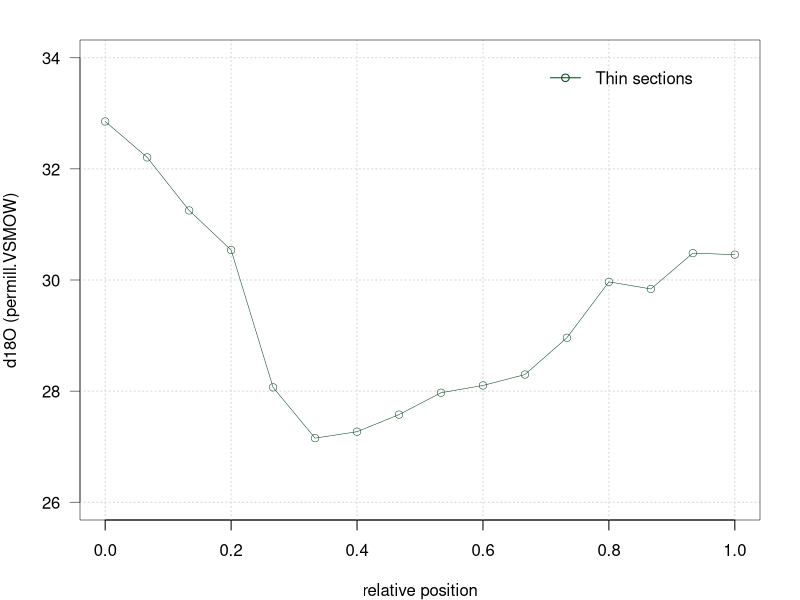
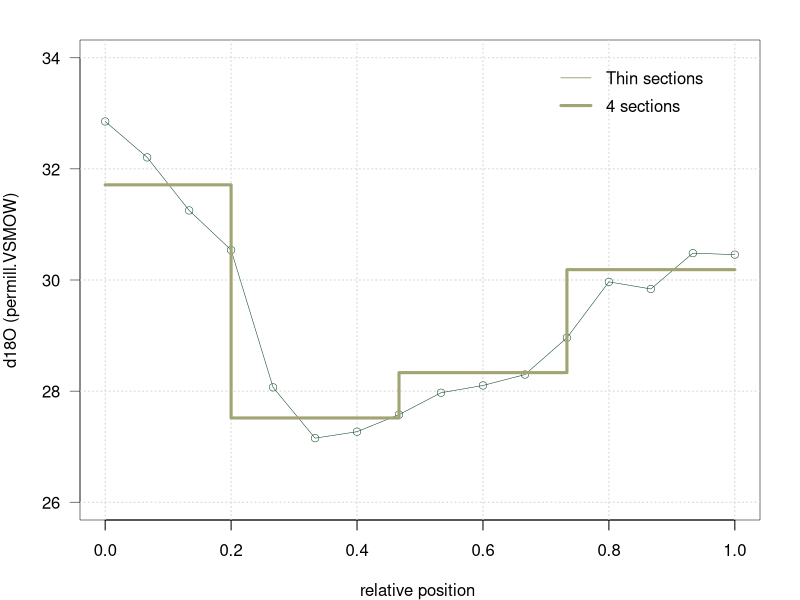
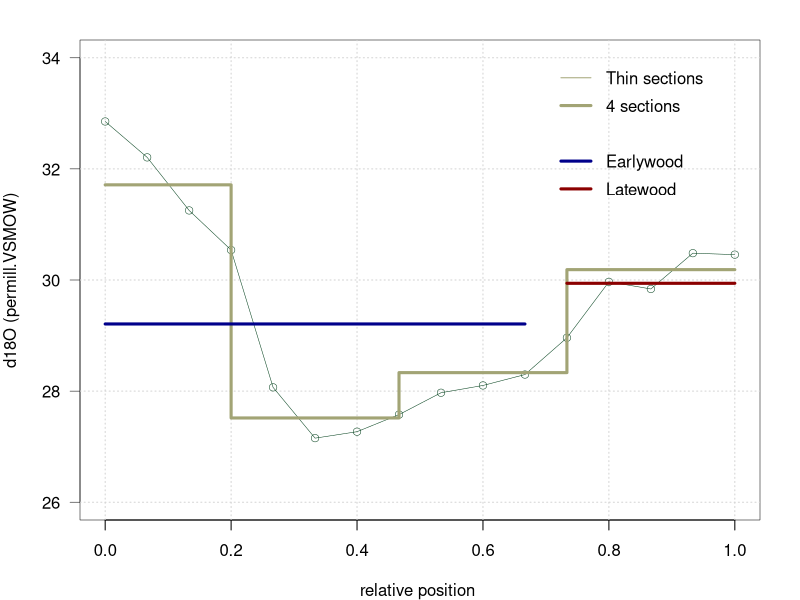
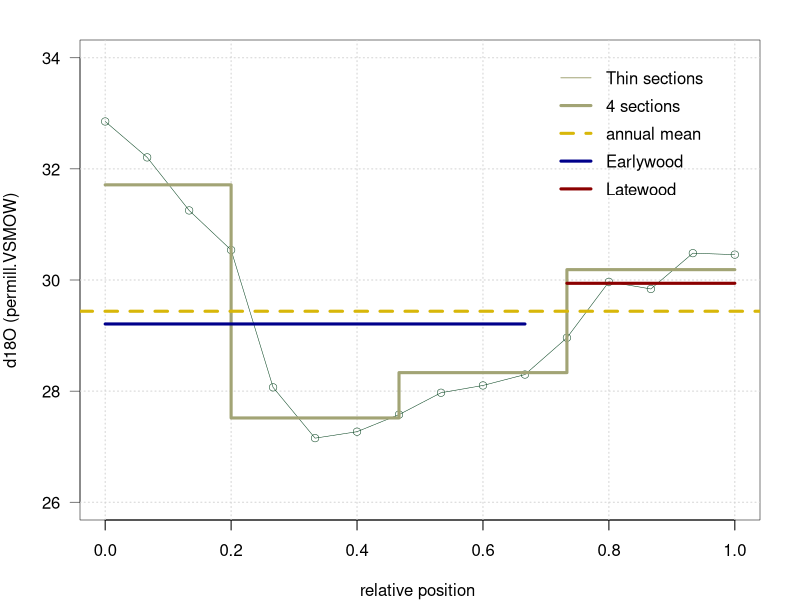
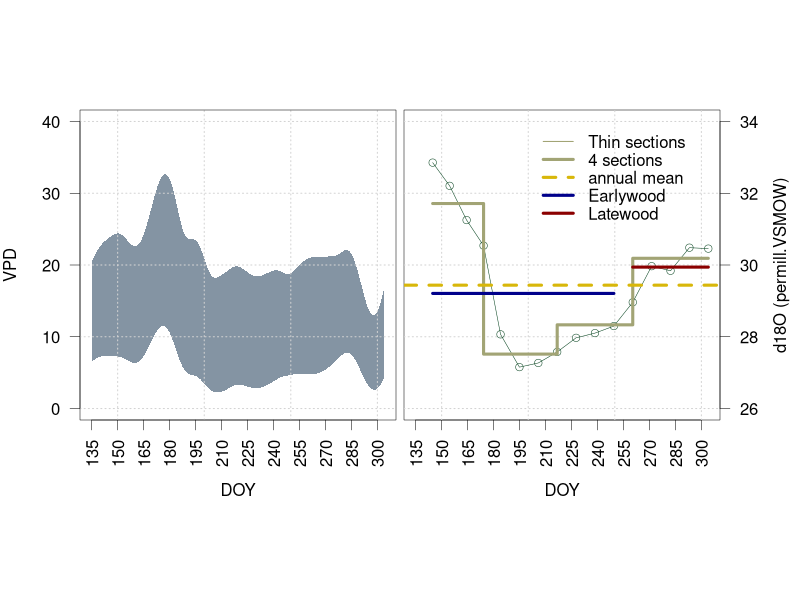
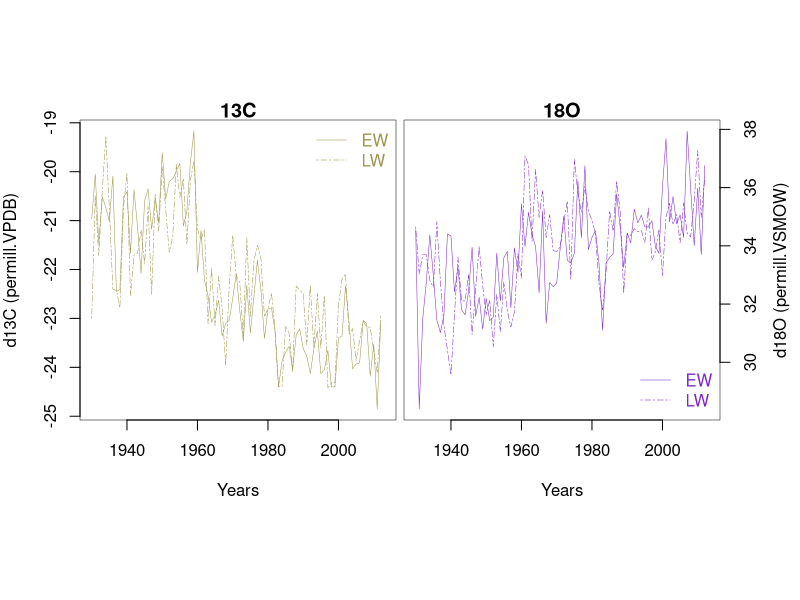
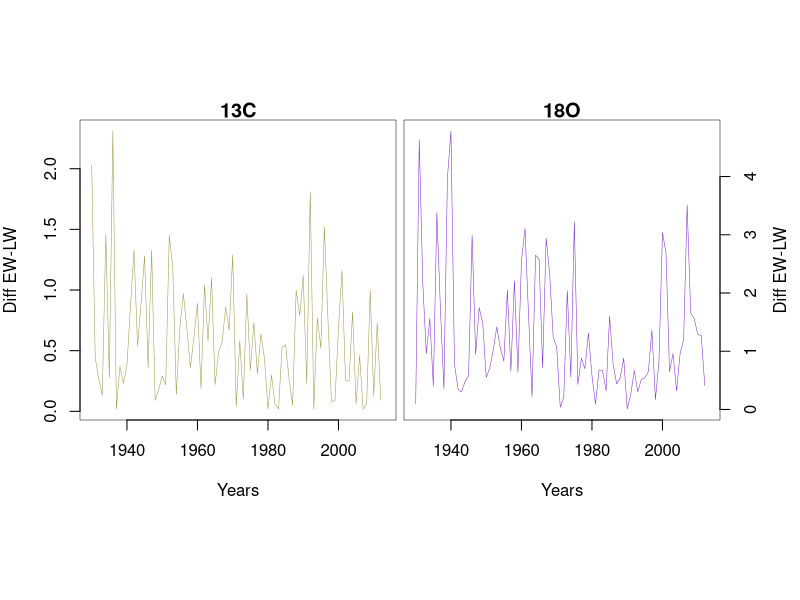
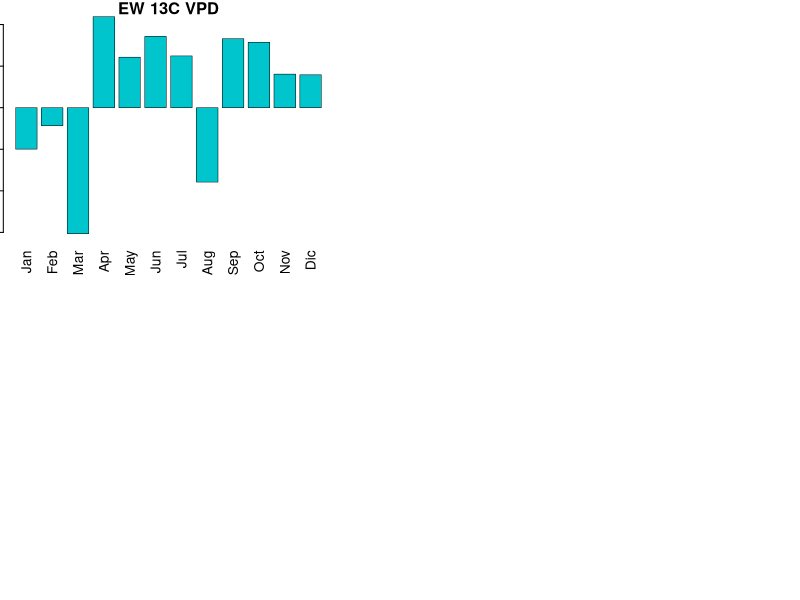

These figures' R source, in order:
## ---- chunk 1
# Read the high resolution 18O data for 1998.
HEL_98 <- read.csv("Data_Notebook5_part1/high_res_HEL_1998.csv") [,c(2,3,8)]
# color vector for plots
colb1 <- c("#D8B70A","#02401B","#A2A475","#D67236") 
## ---- chunk 2
par(mar=c(4,4,2,2),lwd=0.5)
plot(HEL_98[,3], HEL_98[,2], type="n", ylim=c(26,34), xlim=c(0,1), axes=F, xlab = "relative position", ylab = "d18O (permill.VSMOW)")
axis(1)
axis(2,lwd=0.5,las=2)
grid(lwd=1)
box()
lines( HEL_98[,3],HEL_98[,2], type="o",col=colb1[2],lwd=0.5, pch=1)
legend(x = 0.7, y = 34, legend = "Thin sections", col=colb1[2] , bty = "n",lwd=1,lty=1,pch = 1)
## ---- chunk 3
# select the sections per quarter
p25<- round(0.25*nrow(HEL_98),0)
p50<- round(0.50*nrow(HEL_98),0)
p75<- round(0.75*nrow(HEL_98),0)
p100<- round(1*nrow(HEL_98),0)
HEL_98_quarter  <- c(rep(mean(HEL_98[,2][1:p25], na.rm = T),length(1:p25)),
                  rep(mean(HEL_98[,2][(1+p25):p50], na.rm = T),length((1+p25):p50)),
                  rep(mean(HEL_98[,2][(1+p50):p75], na.rm = T),length((1+p50):p75)),
                  rep(mean(HEL_98[,2][(1+p75):p100], na.rm = T),length((1+p75):p100)))
## ---- chunk 4
par(mar=c(4,4,2,2),lwd=0.5)
plot(HEL_98[,3], HEL_98[,2], type="n", ylim=c(26,34), xlim=c(0,1), axes=F, xlab = "relative position ", ylab = "d18O (permill.VSMOW)");box()
axis(1)
axis(2,lwd=0.5,las=2)
grid(lwd=1)
lines( HEL_98[,3],HEL_98[,2], type="o",col=colb1[2],lwd=0.5, pch=1)
legend(x = 0.7, y = 34, legend = "Thin sections", col=colb1[3] , bty = "n",lwd=1)
# add the values of the quarters (equally distanced thin sections)
lines( HEL_98[,3],HEL_98_quarter, type="S",col=colb1[3],lwd=3)
legend(x = 0.7, y = 33.5, legend = "4 sections", col=colb1[3] , bty = "n",lwd=3)
## ---- chunk 5
#  We can estimate a % of EW and LW from total thin sections measurements as follows:
EW_1998 <- mean(HEL_98[,2][1:11], na.rm = T)
LW_1998 <- mean(HEL_98[,2][12:16], na.rm = T)
## ---- chunk 6
par(mar=c(4,4,2,2),lwd=0.5)
plot(HEL_98[,3], HEL_98[,2], type="n", ylim=c(26,34), xlim=c(0,1), axes=F, xlab = "relative position ", ylab = "d18O (permill.VSMOW)");box()
axis(1)
axis(2,lwd=0.5,las=2)
grid(lwd=1)
lines( HEL_98[,3],HEL_98[,2], type="o",col=colb1[2],lwd=0.5, pch=1)
legend(x = 0.7, y = 34, legend = "Thin sections", col=colb1[3] , bty = "n",lwd=1)
# add the values of the quarters (equally distanced thin sections)
lines( HEL_98[,3],HEL_98_quarter, type="S",col=colb1[3],lwd=3)
legend(x = 0.7, y = 33.5, legend = "4 sections", col=colb1[3] , bty = "n",lwd=3)
# Add the values EW and LW 
lines(HEL_98[,3][1:11], rep(EW_1998, 11),type="s",col="darkblue",lwd=3  )#EW
legend(x = 0.7, y = 32.5, legend = "Earlywood", col="darkblue" , bty = "n",lwd=3)
lines(HEL_98[,3][12:16], rep(LW_1998, 5),type="s",col="darkred",lwd=3  )#LW
legend(x = 0.7, y = 32, legend = "Latewood", col="darkred" , bty = "n",lwd=3)
## ---- chunk 7
#Here you will need to estimate the  average of the ring based on the thin sections provided.
# example 
HEL_98_complete <- mean(HEL_98[,2])
## ---- chunk 8
par(mar=c(4,4,2,2),lwd=0.5)
plot(HEL_98[,3], HEL_98[,2], type="n", ylim=c(26,34), xlim=c(0,1), axes=F, xlab = "relative position ", ylab = "d18O (permill.VSMOW)");box()
axis(1)
axis(2,lwd=0.5,las=2)
grid(lwd=1)
lines( HEL_98[,3],HEL_98[,2], type="o",col=colb1[2],lwd=0.5, pch=1)
legend(x = 0.7, y = 34, legend = "Thin sections", col=colb1[3] , bty = "n",lwd=1)
# add the values of the quarters (equally distanced thin sections)
lines( HEL_98[,3],HEL_98_quarter, type="S",col=colb1[3],lwd=3)
legend(x = 0.7, y = 33.5, legend = "4 sections", col=colb1[3] , bty = "n",lwd=3)
# Add the values EW and LW 
lines(HEL_98[,3][1:11], rep(EW_1998, 11),type="s",col="darkblue",lwd=3  )#EW
legend(x = 0.7, y = 32.5, legend = "Earlywood", col="darkblue" , bty = "n",lwd=3)
lines(HEL_98[,3][12:16], rep(LW_1998, 5),type="s",col="darkred",lwd=3  )#LW
legend(x = 0.7, y = 32, legend = "Latewood", col="darkred" , bty = "n",lwd=3)
# add the annual 18O value
abline(h = HEL_98_complete,col=colb1[1],lwd=3,lty=2)
legend(x = 0.7, y = 33, legend = "annual mean", col=colb1[1] , bty = "n",lwd=3,lty=2)
## ---- chunk 9
#read VPD data for this site
VPD_HEL <- read.csv("Data_Notebook5_part1/VPD_1998_1999_HEL.csv" )[,c(2,3,4)]
# Note that the VPD values are reported for Day of the year
par(mar=c(4,4,0.5,0.2),lwd=0.5)
layout(matrix(1:2,nrow = 1, ncol = 2,byrow = T), widths = c(2,2),heights = c(2),respect = TRUE)

#VPD_1998
plot(x = c(1:10),y=c(1:10),xlim = c(135,304), ylim = c(0,40) , type = "n", axes = F, xlab = "DOY", ylab = "VPD")
polygon(x = c(VPD_HEL[,1], rev(VPD_HEL[,1])), y = c(VPD_HEL[,2], rev(VPD_HEL[,3])), border = F, col = rgb(0.2,0.3,0.4,0.6))
axis(1, at = seq(135,304,15),lwd=0.5,las=2)
axis(2,at = seq(0,40, 10), las=2,lwd=0.5)
grid(lwd=1)
box()

# Note that the d18O values are plotted vs  Day of the year
par(mar=c(4,0.2,0.5,4),lwd=0.5)
plot(HEL_98[,1], HEL_98[,2], type="n", ylim=c(26,34), xlim=c(135,304), axes=F, xlab = "DOY", ylab = "");box()
  axis(1, at = seq(135,304,15),lwd=0.5,las=2)
  axis(4,lwd=0.5,las=2)
  grid(lwd=1)
lines( HEL_98[,1],HEL_98[,2], type="o",col=colb1[2],lwd=0.5, pch=1)
  legend(x = 200, y = 34, legend = "Thin sections", col=colb1[3] , bty = "n",lwd=1)
# add the values of the quarters (equally distanced thin sections)
lines( HEL_98[,1],HEL_98_quarter, type="S",col=colb1[3],lwd=3)
  legend(x = 200, y = 33.5, legend = "4 sections", col=colb1[3] , bty = "n",lwd=3)
# Add the values EW and LW 
lines(HEL_98[,1][1:11], rep(EW_1998, 11),type="s",col="darkblue",lwd=3  )#EW
  legend(x = 200, y = 32.5, legend = "Earlywood", col="darkblue" , bty = "n",lwd=3)
lines(HEL_98[,1][12:16], rep(LW_1998, 5),type="s",col="darkred",lwd=3  )#LW
  legend(x = 200, y = 32, legend = "Latewood", col="darkred" , bty = "n",lwd=3)
# add the annual 18O value
abline(h = HEL_98_complete,col=colb1[1],lwd=3,lty=2)
  legend(x = 200, y = 33, legend = "annual mean", col=colb1[1] , bty = "n",lwd=3,lty=2)
mtext("d18O (permill.VSMOW)",side = 4, line = 2.5)
## ---- chunk 10
RCP_iso <- read.csv("Data_Notebook5_part2/RCP_Isotope_data_EW_LW.csv")[,c(2:5)]
EW.13C <- ts(RCP_iso[,1], start=1930, frequency=1)
LW.13C <- ts(RCP_iso[,2], start=1930, frequency=1)
EW.18O <- ts(RCP_iso[,3], start=1930, frequency=1)
LW.18O <- ts(RCP_iso[,4], start=1930, frequency=1)
## ---- chunk 11
par(mar=c(4,4,1,0.2))
layout(matrix(1:2,nrow = 1, ncol = 2,byrow = T), widths = c(2,2),heights = c(2,2),respect = TRUE)
plot(EW.13C,ylab="d13C (permill.VPDB)",xlab="Years", col="#9C964A",main="13C")
lines(LW.13C,col="#9C964A", lty=6)
legend("topright", c("EW","LW"), lty=c(1,6), col=c("#9C964A","#9C964A"), text.col =c("#9C964A","#9C964A"), bty = "n")

par(mar=c(4,0.2,1,4))
plot(EW.18O,ylab="",xlab="Years", col="purple3",main="18O", axes=F)
lines(LW.18O,col="purple3", lty=6)
axis(1)
axis(4)
box()
mtext("d18O (permill.VSMOW)", side = 4, line = 2.5)
legend("bottomright", c("EW","LW"), lty=c(1,6), col=c("purple3","purple3"), text.col =c("purple3","purple3"), bty = "n")
## ---- chunk 12
# First  calculate the difference between EW and LW for each isotope
diff.13C <- abs(LW.13C-EW.13C)
diff.18O <- abs(LW.18O-EW.18O)
## ---- chunk 13
par(mar=c(4,4,1,0.2))
layout(matrix(1:2,nrow = 1, ncol = 2,byrow = T), widths = c(2,2),heights = c(2),respect = TRUE)
plot(diff.13C,ylab="Diff EW-LW",xlab="Years", col="#9C964A",main="13C")

par(mar=c(4,0.2,1,4))
plot(diff.18O,ylab="",xlab="Years", col="purple3",main="18O", axes=F)
axis(1)
axis(4)
box()
mtext("Diff EW-LW", side = 4, line = 2.5)
## ---- chunk 14
# Read climate variables: VPD and precipitation. These data are from PRISM and cover the period from 1895-2015
RCP.vpd <- ts((read.csv("Data_Notebook5_part2/RCP_VPD_prism(monthly_1895_2015).csv")[,c(2:13)]), start=1895, frequency=1)
RCP.pcp <- ts((read.csv("Data_Notebook5_part2/RCP_precipitation_(mm)_1901-2012.csv")[,c(2:13)]), start=1901, frequency=1)
# Note that you need to subset the climate data for the period of the tree ring record (1930-2012)
## ---- chunk 15
# you can use monthly averages to look at seasonal patterns of VPD and PCP (barplot)
## ---- chunk 16
# For VPD
EW.13C.vpd <- ts.union(EW.13C,RCP.vpd)
LW.13C.vpd <- ts.union(LW.13C,RCP.vpd)
EW.18O.vpd <- ts.union(EW.18O,RCP.vpd)
EW.18O.vpd <- ts.union(EW.18O,RCP.vpd)

# For Precipitation
EW.13C.pcp <- ts.union(EW.13C,RCP.pcp)
LW.13C.pcp <- ts.union(LW.13C,RCP.pcp)
EW.18O.pcp <- ts.union(EW.18O,RCP.pcp)
EW.18O.pcp <- ts.union(EW.18O,RCP.pcp)

## ---- chunk 17
# here is an example for EW13C and VPD including renaming the columns for better plots
correl.EW.13C.vpd <- cor(EW.13C.vpd,use="p"); colnames(correl.EW.13C.vpd) <- c("EW.13C", colnames(RCP.vpd))

# repeat these steps for the other tree ring subdivisions and climate variables.
## ---- chunk 18
# here is a skeleton for a plot that includes only EW13C and VPD
# you will need to add the plots for other variables. 
layout(matrix(1:4,nrow = 2, ncol = 2,byrow = F), widths = c(4,4,4,4),heights = c(3,3,3,3),respect = TRUE)
barplot(correl.EW.13C.vpd[1,2:13],las=3,col=c("turquoise3"),ylab="Correlation", main="EW 13C VPD")

# add other subdivisions.
# You can repeat the plot for precipitation.
## ---- chunk 19
# Combine matrices
diff.13C.vpd <- ts.union(diff.13C, RCP.vpd)
diff.18O.vpd <- ts.union(diff.18O, RCP.vpd)

diff.13C.pcp <- ts.union(diff.13C, RCP.pcp)
diff.18O.pcp <- ts.union(diff.18O, RCP.pcp)

# run correlations
corr.diff.13C.vpd <- cor(diff.13C.vpd,use="p"); colnames(corr.diff.13C.vpd) <- c("diff.13C", colnames(RCP.vpd))
corr.diff.18O.vpd <- cor(diff.18O.vpd,use="p"); colnames(corr.diff.18O.vpd) <- c("diff.18O", colnames(RCP.vpd))

corr.diff.13C.pcp <- cor(diff.13C.pcp,use="p"); colnames(corr.diff.13C.pcp) <- c("diff.13C", colnames(RCP.vpd))
corr.diff.18O.pcp <- cor(diff.18O.pcp,use="p"); colnames(corr.diff.18O.pcp) <- c("diff.18O", colnames(RCP.vpd))
## ---- chunk 20
# here is one example
corr.diff.13C.vpd [1,2:13]
## ---- chunk 21
# here is an example with MAY VPD 
linear.diff.13C.vpd <- lm(diff.13C~ window( RCP.vpd[,"May"],  1930, 2013))
summary(linear.diff.13C.vpd)
